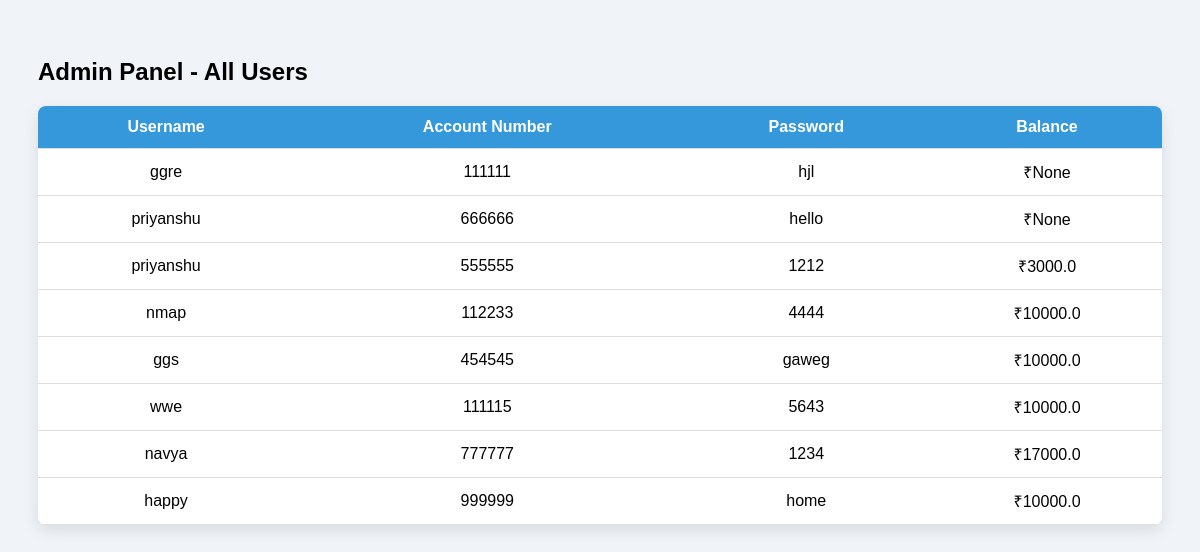
The page /admin on the database its author committed.
### tables this page shows
CREATE TABLE users(
    username TEXT,
    ac_no TEXT PRIMARY KEY,
    password TEXT,
    balance REAL
);

### app.py (the view)
@app.route("/admin")
def admin():
    conn = sqlite3.connect("user.db")
    cursor = conn.cursor()
    cursor.execute("SELECT username,password,ac_no,balance from users")
    users= cursor.fetchall()
    conn.close()
    return render_template("admin.html",users=users)

### templates/admin.html (shortened to what this page needs)
<!DOCTYPE html>
<html lang="en">
<head>
</head>
<body>
    <h2>Admin Panel - All Users</h2>
    <table>
        <tr>
            <th>Username</th>
            <th>Account Number</th>
            <th>Password</th>
            <th>Balance</th>
        </tr>
        {% for user in users %}
        <tr>
            <td>{{ user[0] }}</td>
            <td>{{ user[2] }}</td>
            <td>{{ user[1] }}</td>
            <td>₹{{ user[3] }}</td>
        </tr>
        {% endfor %}
    </table>
</body>
</html>

### templates/admin.html (style rules this page uses)
body { font-family: Arial, sans-serif; background: #f0f4f8; padding: 30px; }
table { border-collapse: collapse; width: 100%; background: white; border-radius: 8px; overflow: hidden; box-shadow: 0px 5px 15px rgba(0,0,0,0.1); }
th, td { padding: 12px; text-align: center; border-bottom: 1px solid #ddd; }
th { background: #3498db; color: white; }

### rows shown on the page
users: username "ggre", ac_no "111111", password "hjl", user "None"
users: username "priyanshu", ac_no "666666", password "hello", user "None"
users: username "priyanshu", ac_no "555555", password "1212", balance "3000.0"
users: username "nmap", ac_no "112233", password "4444", balance "10000.0"
users: username "ggs", ac_no "454545", password "gaweg", balance "10000.0"
users: username "wwe", ac_no "111115", password "5643", balance "10000.0"
users: username "navya", ac_no "777777", password "1234", balance "17000.0"
users: username "happy", ac_no "999999", password "home", balance "10000.0"
